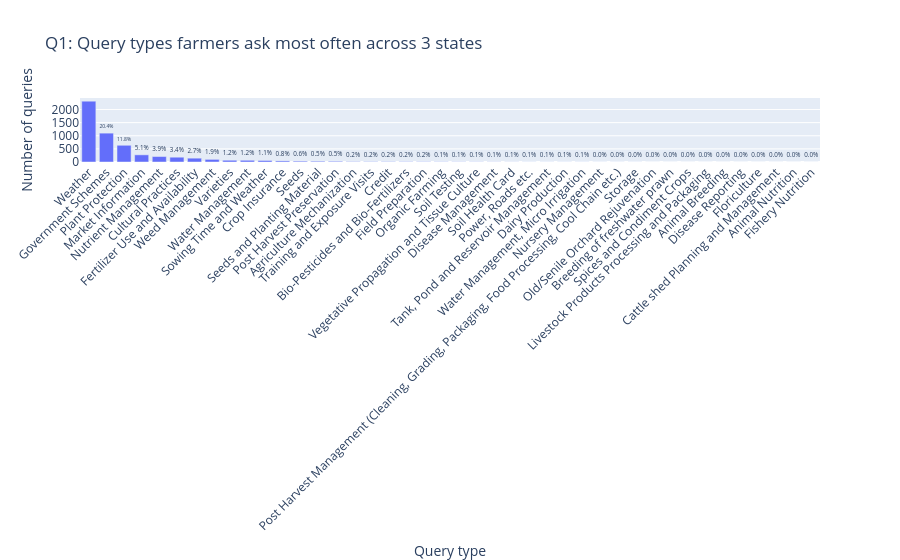

The cell this chart's notebook holds for it:
### Markdown cell above
### Q1. What query types are farmers asking across Maharashtra, Karnataka, and Uttar Pradesh?

### Code cell
# Q1: Overall query-type distribution across Maharashtra, Karnataka, and Uttar Pradesh
q1 = df.copy()
q1['QueryType_clean'] = q1['QueryType'].astype(str).str.strip()

q1_dist = (
    q1['QueryType_clean']
    .value_counts()
    .reset_index()
)
q1_dist.columns = ['QueryType', 'count']
q1_dist['pct'] = 100 * q1_dist['count'] / q1_dist['count'].sum()

print('Overall distribution of query types across all three states:')
display(q1_dist)

fig_q1 = px.bar(
    q1_dist,
    x='QueryType',
    y='count',
    title='Q1: Query types farmers ask most often across 3 states',
    labels={'count': 'Number of queries', 'QueryType': 'Query type'},
    text=q1_dist['pct'].round(1).astype(str) + '%',
)
fig_q1.update_layout(xaxis_tickangle=-45)
fig_q1.update_traces(textposition='outside')
fig_q1.show()

### Figure 1 — Plotly figure (JSON) as saved in the notebook; plotly's stock layout.template omitted (floating-point values rounded to 4 significant figures)
{"data": [{"hovertemplate": "Query type=%{x}<br>Number of queries=%{y}<br>text=%{text}<extra></extra>", "legendgroup": "", "marker": {"color": "#636efa", "pattern": {"shape": ""}}, "name": "", "orientation": "v", "showlegend": false, "text": ["42.9%", "20.4%", "11.8%", "5.1%", "3.9%", "3.4%", "2.7%", "1.9%", "1.2%", "1.2%", "1.1%", "0.8%", "0.6%", "0.5%", "0.5%", "0.2%", "0.2%", "0.2%", "0.2%", "0.2%", "0.1%", "0.1%", "0.1%", "0.1%", "0.1%", "0.1%", "0.1%", "0.1%", "0.1%", "0.0%", "0.0%", "0.0%", "0.0%", "0.0%", "0.0%", "0.0%", "0.0%", "0.0%", "0.0%", "0.0%", "0.0%", "0.0%"], "textposition": "outside", "type": "bar", "x": ["Weather", "Government Schemes", "Plant Protection", "Market Information", "Nutrient Management", "Cultural Practices", "Fertilizer Use and Availability", "Weed Management", "Varieties", "Water Management", "Sowing Time and Weather", "Crop Insurance", "Seeds", "Seeds and Planting Material", "Post Harvest Preservation", "Agriculture Mechanization", "Training and Exposure Visits", "Credit", "Bio-Pesticides and Bio-Fertilizers", "Field Preparation", "Organic Farming", "Soil Testing", "Vegetative Propagation and Tissue Culture", "Disease Management", "Soil Health Card", "Power, Roads etc.", "Tank, Pond and Reservoir Management", "Dairy Production", "Water Management, Micro Irrigation", "Nursery Management", "Post Harvest Management (Cleaning, Grading, Packaging, Food Processing, Cool Chain etc.)", "Storage", "Old/Senile Orchard Rejuvenation", "Breeding of freshwater prawn", "Spices and Condiment Crops", "Livestock Products Processing and Packaging", "Animal Breeding", "Disease Reporting", "Floriculture", "Cattle shed Planning and Management", "Animal Nutrition", "Fishery Nutrition"], "xaxis": "x", "y": [2317, 1100, 637, 273, 208, 183, 146, 100, 67, 66, 58, 42, 32, 29, 26, 13, 12, 12, 11, 10, 8, 7, 6, 5, 4, 3, 3, 3, 3, 2, 2, 2, 1, 1, 1, 1, 1, 1, 1, 1, 1, 1], "yaxis": "y"}], "layout": {"barmode": "relative", "legend": {"tracegroupgap": 0}, "title": {"text": "Q1: Query types farmers ask most often across 3 states"}, "xaxis": {"anchor": "y", "domain": [0.0, 1.0], "tickangle": -45, "title": {"text": "Query type"}}, "yaxis": {"anchor": "x", "domain": [0.0, 1.0], "title": {"text": "Number of queries"}}}}
